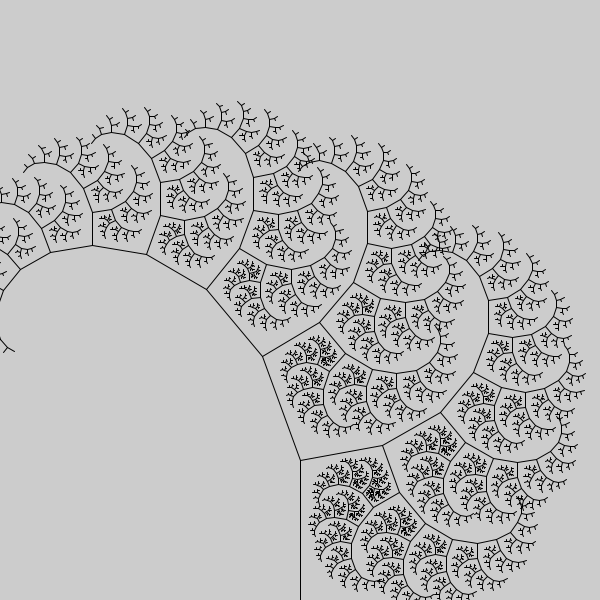
Frame 1 (no input)
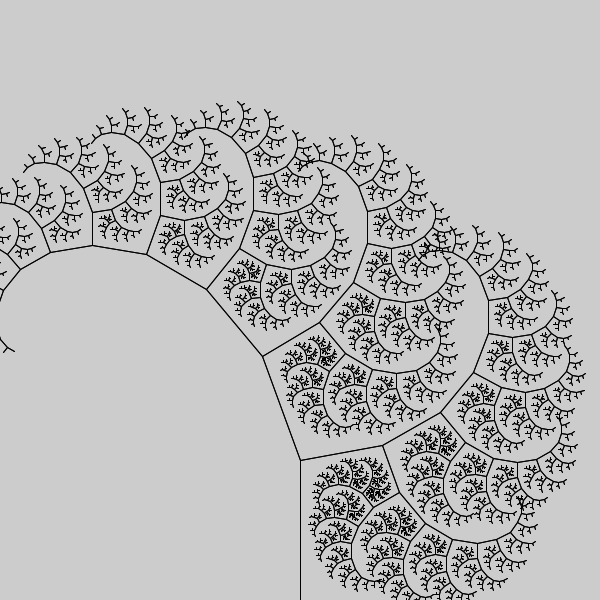
Frame 2 (the mouse pressed at the canvas centre, redrawn once)

The Processing sketch that drew these frames (run headless with seeded random() and noise(); the mouse was pressed at the canvas centre and the sketch redrawn once):

// Processing sketch: sk_recursive_tree_bias
// ── sk_recursive_tree_bias.pde
void setup()
{
  size( 600, 600 );
  noLoop();  // アニメーションしない
}

void draw()
{
  drawTree( width/2, height, 140, -90, 13 );
}

/**
  再帰関数：線を再帰的に短くし，回転させながら２分岐描画する．
*/
void drawTree( float fBeginX, float fBeginY, float fLength, float fRot, int iLevel )
{
  if( iLevel > 0 )
  {
     // 線の終点
    float fEndX = fBeginX + cos( radians( fRot ) ) * fLength;
    float fEndY = fBeginY + sin( radians( fRot ) ) * fLength;
    
    // 線の描画
    line( fBeginX, fBeginY, fEndX, fEndY );
    
    // 再帰呼び出し
    drawTree( fEndX, fEndY, fLength * 0.6, fRot + 80, iLevel - 1 );
    drawTree( fEndX, fEndY, fLength * 0.79, fRot - 20, iLevel - 1 );
  }
}
